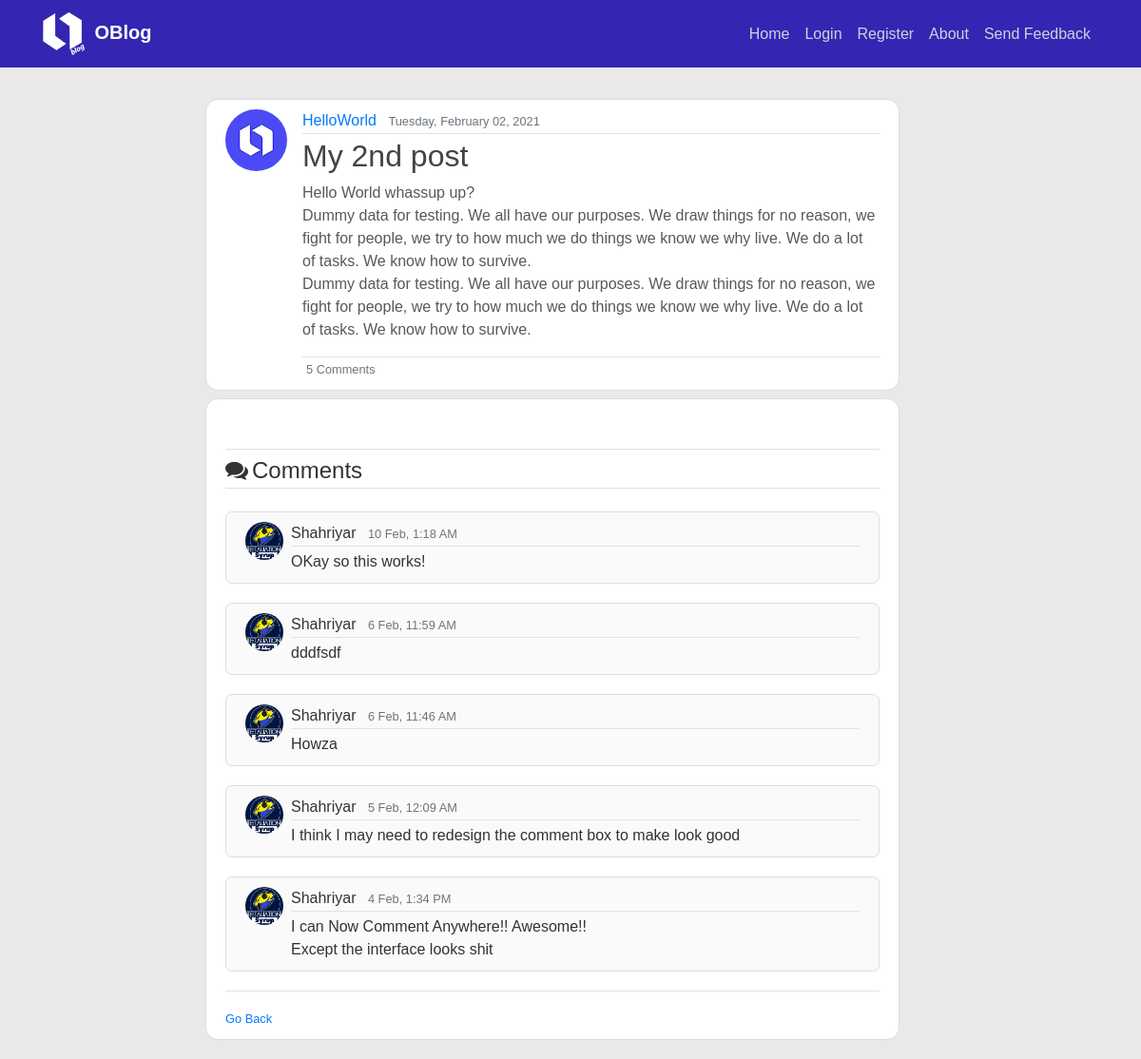
The page /post/39/ on the database its author committed.
### blog/models.py (models this page shows, shortened)
class Post(models.Model):
    title = models.CharField(max_length=100)
    content = models.TextField()
    image = ResizedImageField(
        size=[620, 500], upload_to='post_images', blank=True, null=True)
    date_posted = models.DateTimeField(default=timezone.now)
    author = models.ForeignKey(User, on_delete=models.CASCADE)

class Comment(models.Model):
    post = models.ForeignKey(
        Post, on_delete=models.CASCADE, related_name='comments')
    author = models.ForeignKey(User, on_delete=models.CASCADE)
    content = models.TextField()
    time_posted = models.DateTimeField(auto_now_add=True)
    class Meta:
        ordering = ['-time_posted']

### users/models.py (models this page shows, shortened)
class Profile (models.Model):
    user = models.OneToOneField(User, on_delete=models.CASCADE)
    image = models.ImageField(default='default.jpg', upload_to='profile_pics')
    short_bio = models.CharField(max_length=100, default="Hi!")

### blog/views.py (the view, shortened to what this page needs)
# urls.py: path('post/<int:pk>/', PostDetailView.as_view(), name='post-detail'),
class PostDetailView(FormMixin, DetailView):
    model = Post
    form_class = CommentForm
    def get_context_data(self, **kwargs):
        context = super(PostDetailView, self).get_context_data(**kwargs)
        context['form'] = CommentForm(
            initial={})
        return context

### blog/templates/blog/post_detail.html (shortened to what this page needs)
{% extends 'blog/base.html' %}
{% load crispy_forms_tags %}
{% block content %}
    <br>
    <article class="media content-section mb-2" style="border-radius: 10pt;">
        <img class="rounded-circle article-img" src="{{ object.author.profile.image.url }}">
        <div class="media-body">
            <div class="article-metadata">
                <a class="mr-2" href="{% url 'user-posts' object.author.username%}">{{ object.author }}</a>
                <small class="text-muted"> {{ object.date_posted|date:"l, F d, Y" }}</small>
            </div>
            <h2 class="article-title">{{ object.title }}</h2>
            <p class="article-content" style="color: rgb(88, 88, 88);">{{ object.content }}</p>
            <div class="border-top pt-.5">
                <small class="text-muted ml-1">{{object.comments.count}} Comments</small>
            </div>
    </article>
    <div class="content-section pt-1" style="border-radius: 10pt;">
        <legend class="border-bottom mb-1 pt-5"></legend>
        <legend class="border-bottom mb-4 ">
            <i class="fa fa-comments" aria-hidden="true"></i><span class="ml-1">Comments</span>
        </legend>
        {% for comment in object.comments.all %}
            <article class="media content-section " style="border-radius: 7px; background-color: rgb(250, 250, 250);">
                <img class="rounded-circle mr-2" src="{{ comment.author.profile.image.url }}" height="40" width="40">
                <div class="media-body">
                <div class="article-metadata">
                    <a class="mr-2">{{ comment.author }}</a>
                    <small class="text-muted"> {{ comment.time_posted|date:"j M, f A" }}</small>
                </div>
                <p class="article-content mb-0">{{ comment.content }}</p>
                </div>
            </article>
        {% endfor %}
        <div class="border-top pt-3 ">
            <small class="text-muted">
                <a class="ml-.5" href="{% url 'blog-home' %}"> Go Back</a>
            </small>
        </div>
    </div>
{% endblock content %}

### blog/static/blog/main.css (style rules this page uses)
body { background: #fafafa; color: #333333; margin-top: 5rem; }
h1, h2, h3, h4, h5, h6 { color: #444444; }
.content-section { background: #ffffff; padding: 10px 20px; border: 1px solid #dddddd; border-radius: 3px; margin-bottom: 20px; }
.article-title { color: #444444; }
.article-content { white-space: pre-line; }
.article-img { height: 65px; width: 65px; margin-right: 16px; }
.article-metadata { padding-bottom: 1px; margin-bottom: 4px; border-bottom: 1px solid #e3e3e3; }

### rows shown on the page
Post: author.profile.image (placeholder picture), author "HelloWorld", date_posted "Tuesday, February 02, 2021", title "My 2nd post", content "Hello World whassup up? Dummy data for testing. We all have our purposes. We draw things for no reason, we fight for people, we try to how much we do things we know we why live. We do a lot of tasks. We know how to survive. Dummy data for testing. We all have our purposes. We draw things for no reason, we fight for people, we try to how much we do things we know we why live. We do a lot of tasks. We know how to survive.", comments.count "5"
Comment: author.profile.image (picture), author "Shahriyar", time_posted "10 Feb, 1:18 AM", content "OKay so this works!"
Comment: author.profile.image (picture), author "Shahriyar", time_posted "6 Feb, 11:59 AM", content "dddfsdf"
Comment: author.profile.image (picture), author "Shahriyar", time_posted "6 Feb, 11:46 AM", content "Howza"
Comment: author.profile.image (picture), author "Shahriyar", time_posted "5 Feb, 12:09 AM", content "I think I may need to redesign the comment box to make look good"
Comment: author.profile.image (picture), author "Shahriyar", time_posted "4 Feb, 1:34 PM", content "I can Now Comment Anywhere!! Awesome!! Except the interface looks shit"
